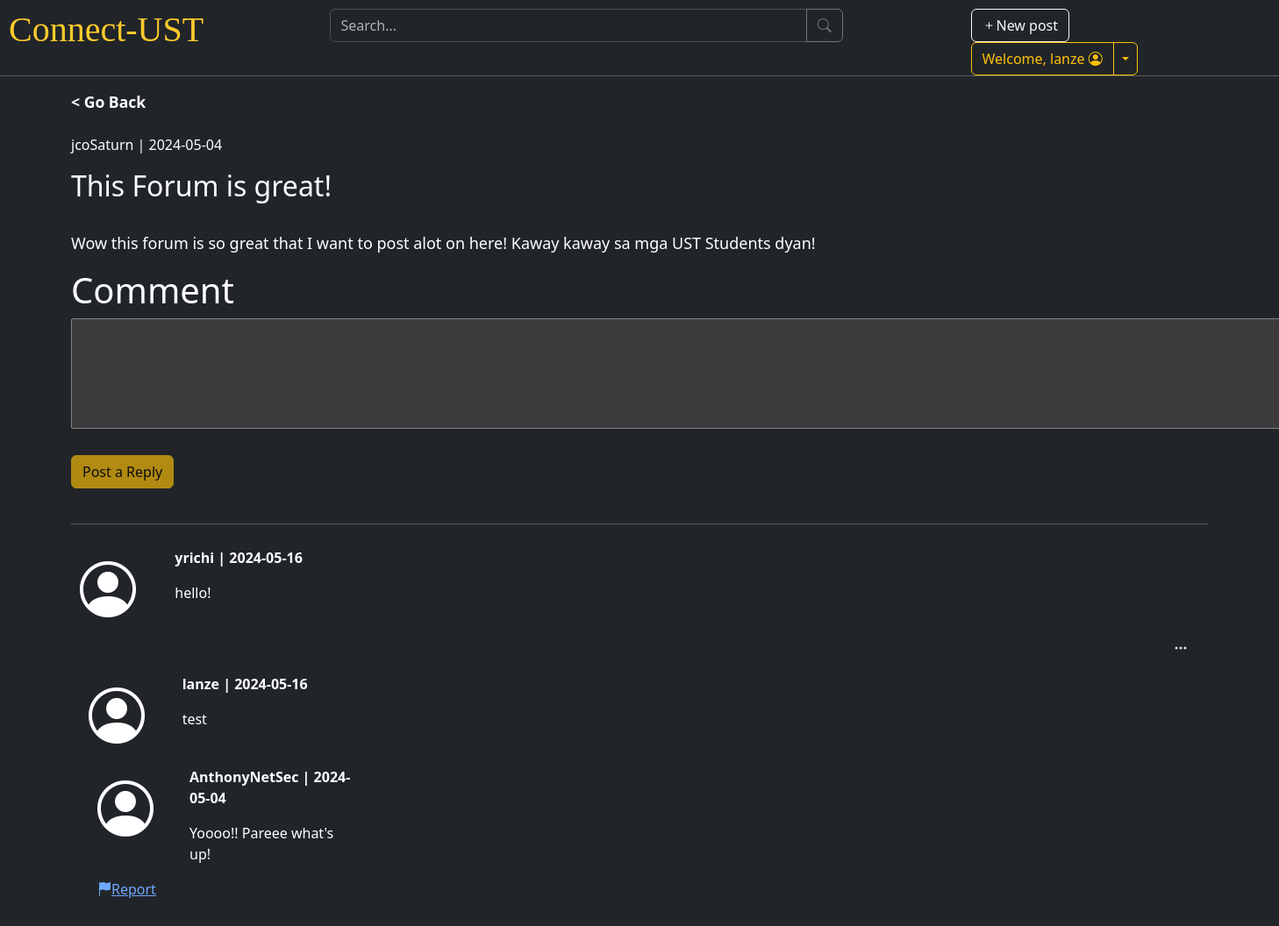
Page /post_details.php?id=568707 (signed in) on the committed database.
### tables this page shows
CREATE TABLE `userpost` (
  `PostID` int(11) NOT NULL,
  `Username` varchar(25) DEFAULT NULL,
  `Title` varchar(255) DEFAULT NULL,
  `Body` longtext DEFAULT NULL,
  `Date_Submitted` date DEFAULT NULL
);

CREATE TABLE `comments` (
  `CommentID` int(11) NOT NULL,
  `PostID` int(11) DEFAULT NULL,
  `Username` varchar(25) DEFAULT NULL,
  `CommentBody` longtext DEFAULT NULL,
  `CommentDate` date DEFAULT NULL
);

### post_details.php (the view, shortened to what this page needs)
<?php
    include "header-menu.php";
    require_once "database.php";
    try {
        $pdo = new PDO($attr, $user, $pw, $opts);
    } catch(PDOException $e) {
        throw new PDOException($e->getMessage(), (int)$e->getCode());
    }
    if(isset($_GET['id'])) {
        $post_id = $_GET['id'];
        $query = "SELECT * FROM UserPost WHERE PostID = :post_id";
        $stmt_post = $pdo->prepare($query);
        $stmt_post->execute(['post_id' => $post_id]);
        $post = $stmt_post->fetch(PDO::FETCH_ASSOC);
    } else {
        header("Location: index.php");
        exit();
    }
?>
<body>
    <div id="post-container" class="container">
        <b><a onclick="history.back()" id="login-links"  style="font-size:110%;cursor:pointer;">< Go Back</a></b><br><br>
        <div class="post-details">
            <p><?php echo htmlspecialchars_decode($post["Username"]);echo " | ". htmlspecialchars_decode($post["Date_Submitted"]); ?></p>
            <h2><?php echo htmlspecialchars_decode($post["Title"]); ?></h2><br>
            <p style="font-size: large;"><?php echo htmlspecialchars_decode($post["Body"]); ?></p>
        </div>
        <div class="comment-section">
            <div class="reply-form">
                <form action="submit_reply.php" method="post">
                    <h1>Comment</h1>
                    <?php
                        if(!isset($_SESSION['username'])) { ?>
                            <textarea id="reply_body" name="reply_body" rows="5" cols="150" disabled></textarea>
                        <?php } else { ?>
                            <textarea id="reply_body" name="reply_body" rows="5" cols="150" oninput="checkTextArea()"></textarea>
                        <?php }
                    ?>
                    <br><br><button class="btn btn-warning" type="submit" id="submit_button" disabled>Post a Reply</button>
                </form>
            </div><br>
            <hr>
            <?php
                $query_comments = "SELECT * FROM comments WHERE PostID = :post_id ORDER BY CommentDate DESC";
                $stmt_comments = $pdo->prepare($query_comments);
                $stmt_comments->execute(['post_id' => $post_id]);
                while($comments = $stmt_comments->fetch(PDO::FETCH_ASSOC)) {
                    if(!empty($comments['Username']) || !empty($comments['CommentBody'] || !empty($comments['CommentDate']))) {
                        echo "<div class='comment-sec'>";
                        echo "<div class='dropdown' style='background-color:inherit;text-align:right;'>";
                        if(isset($_SESSION['username']) && $_SESSION['username'] === $comments['Username']) {
                            echo "<a class='btn' data-bs-toggle='dropdown' aria-expanded='false'><i class='bi bi-three-dots'></i></a>";
                            echo "<ul class='dropdown-menu' style='text-align:center;'>";
                            }
                            echo "</ul></div>";
                        ?>
                        <div class="container" id="comment-container">
                            <div class="row">
                                <div class="col-1"><i class="bi bi-person-circle" style="font-size: 400%;" ></i></div>
                                <div class="col-2">
                                    <?php
                                            echo "<p><b>" . htmlspecialchars_decode($comments['Username']); echo " | " . htmlspecialchars_decode($comments['CommentDate'])  . "</b></p>";
                                            echo "<p>" . htmlspecialchars_decode($comments['CommentBody']) . "</p>";
                                            echo "</div>";
                                        }
                                    }
                                    ?>
                                </div>
                            <a href='#' type='button' data-bs-toggle='modal' data-bs-target='#reportModal'><i class='bi bi-flag-fill'></i>Report</a>
                        </div>
                    </div>
        </div>
    </div>
</body>
</html>

### style.css (style rules this page uses)
html, div { background-color: #212529; color:white; }
#login-links { text-decoration: none; color:white; }
#comment-container { background-color: #212529; padding:10px; }

### rows in the picture
userpost: Username "jcoSaturn", Date_Submitted "2024-05-04", Title "This Forum is great!", Body "Wow this forum is so great that I want to post alot on here! Kaway kaway sa mga UST Students dyan!"
comments: Username "yrichi", CommentDate "2024-05-16", CommentBody "hello!"
comments: Username "lanze", CommentDate "2024-05-16", CommentBody "test"
comments: Username "AnthonyNetSec", CommentDate "2024-05-04", CommentBody "Yoooo!! Pareee what's up!"

### other values in the picture
$_SESSION['username'] "lanze"
